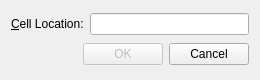
<?xml version="1.0" encoding="UTF-8"?>
<ui version="4.0">
 <class>GoToCellDialog</class>
 <widget class="QDialog" name="GoToCellDialog">
  <property name="geometry">
   <rect>
    <x>0</x>
    <y>0</y>
    <width>260</width>
    <height>80</height>
   </rect>
  </property>
  <property name="windowTitle">
   <string>Go to Cell</string>
  </property>
  <layout class="QVBoxLayout" name="verticalLayout">
   <item>
    <layout class="QHBoxLayout" name="horizontalLayout">
     <item>
      <widget class="QLabel" name="label">
       <property name="text">
        <string>&amp;Cell Location:</string>
       </property>
       <property name="buddy">
        <cstring>lineEdit</cstring>
       </property>
      </widget>
     </item>
     <item>
      <widget class="QLineEdit" name="lineEdit"/>
     </item>
    </layout>
   </item>
   <item>
    <layout class="QHBoxLayout" name="horizontalLayout_2">
     <item>
      <spacer name="horizontalSpacer">
       <property name="orientation">
        <enum>Qt::Horizontal</enum>
       </property>
       <property name="sizeHint" stdset="0">
        <size>
         <width>40</width>
         <height>20</height>
        </size>
       </property>
      </spacer>
     </item>
     <item>
      <widget class="QPushButton" name="okButton">
       <property name="enabled">
        <bool>false</bool>
       </property>
       <property name="text">
        <string>OK</string>
       </property>
       <property name="default">
        <bool>true</bool>
       </property>
      </widget>
     </item>
     <item>
      <widget class="QPushButton" name="cancelButton">
       <property name="text">
        <string>Cancel</string>
       </property>
      </widget>
     </item>
    </layout>
   </item>
  </layout>
 </widget>
 <resources/>
 <connections/>
</ui>
